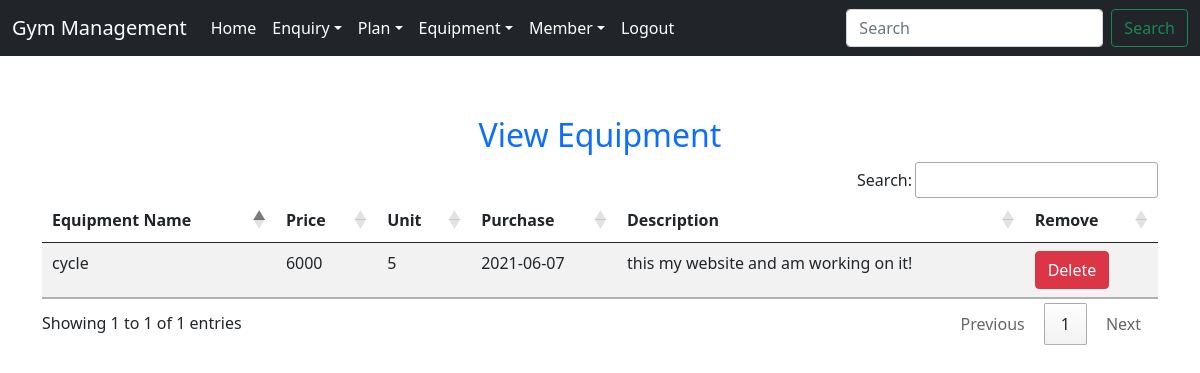
The app's page /view_equipment (signed in) with its own data.
### gym/models.py (models this page shows, shortened)
class Equipment(models.Model):
    name = models.CharField(max_length= 100)
    price = models.CharField(max_length= 10)
    unit = models.CharField(max_length= 10)
    date = models.CharField(max_length= 40)
    description = models.CharField(max_length= 200)

### gym/views.py (the view)
# urls.py: path('view_equipment', View_Equipment , name="view_equipment"),
def View_Equipment(request):
    if not request.user.is_staff:
        return redirect('login')
    equipment =  Equipment.objects.all()
    d = {'equipment': equipment}
    return render (request, 'view_equipment.html', d )

### gym/templates/view_equipment.html
{% extends 'navigation.html' %}
{% block body %}
<div class="container" style="margin-top:60px">
  <h2 class="text-center text-primary font-weight-bold">View Equipment</h2>
   <table  id="example" class= "table table-striped">
    <thead>
        <tr>
            <th>Equipment Name</th>
            <th>Price</th>
            <th>Unit</th>
            <th>Purchase</th>
            <th>Description</th>
            <th>Remove</th>
        </tr>
    </thead>
    <tbody>
    {% for  i in equipment %}
      <tr>
      <td>{{i.name}}</td>
      <td>{{i.price}}</td>
      <td>{{i.unit}}</td>
      <td>{{i.date}}</td>
      <td>{{i.description}}</td>
      <td><a  class= "btn btn-danger" href="delete_equipment/{{i.id}}"  onclick="return confirm (  'Are you sure?'  )">Delete</a></td>
      </tr>
    {% endfor %}
    </tbody>
   </table>
</div>
{% endblock %}

### records on screen
Equipment: name "cycle", price "6000", unit "5", date "2021-06-07", description "this my website and am working on it!"
